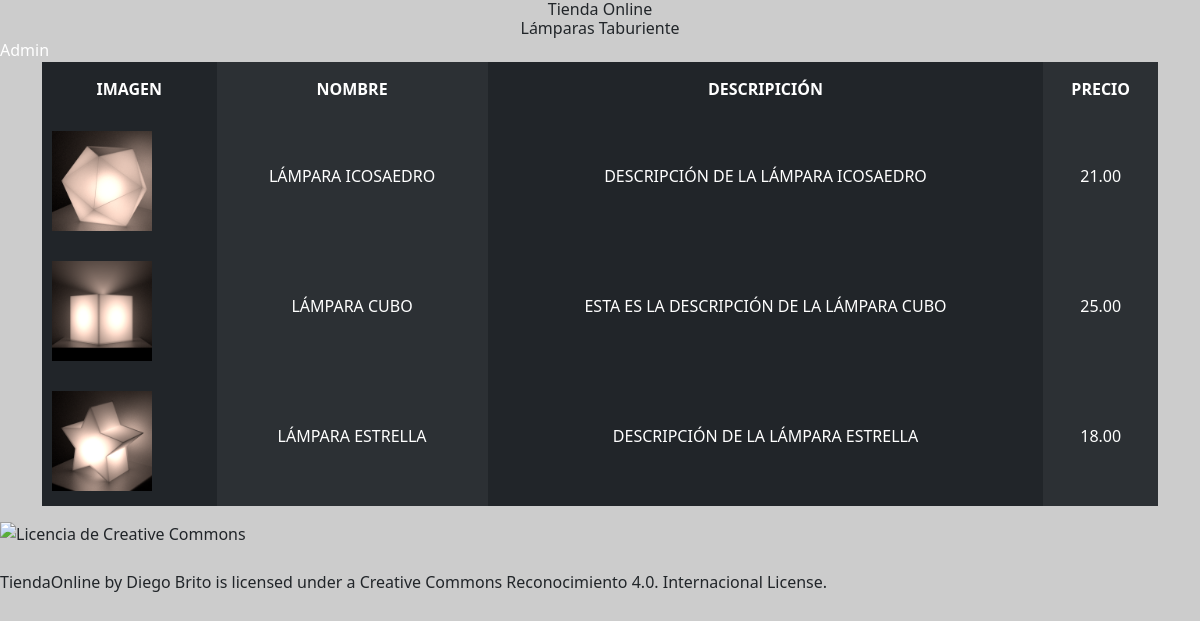
Page /Bloque4/tiendaonline-v1/index.php on the committed database.
### tables this page shows
CREATE TABLE IF NOT EXISTS `imagenesproductos` (
  `id` int(100) NOT NULL AUTO_INCREMENT,
  `idproducto` int(100) DEFAULT NULL,
  `imagen` varchar(255) DEFAULT NULL,
  `titulo` varchar(255) DEFAULT NULL,
  `descripcion` varchar(255) DEFAULT NULL,
  PRIMARY KEY (`id`),
  Foreign Key (`idproducto`) REFERENCES `productos`(`id`)
);

CREATE TABLE IF NOT EXISTS `productos` (
  `id` int(100) NOT NULL AUTO_INCREMENT,
  `nombre` varchar(255) DEFAULT NULL,
  `descripcion` varchar(255) DEFAULT NULL,
  `precio` decimal(30,2) DEFAULT NULL,
  `peso` int(255) DEFAULT NULL,
  `longitud` int(255) DEFAULT NULL,
  `anchura` int(255) DEFAULT NULL,
  `altura` int(255) DEFAULT NULL,
  `existencias` int(255) DEFAULT NULL,
  `activado` tinyint(1) DEFAULT NULL,
  PRIMARY KEY (`id`)
);

### Bloque4/tiendaonline-v1/index.php (the view, shortened to what this page needs)
<?php include 'php/header.inc' ?>
<?php include 'php/connect.inc' ?>
<div class="log">
    <a href="admin/">Admin</a>
</div>
<div class="container-sm justify-content-md-center ">
    <?php
    echo "<table class='table table-dark table-striped-columns table-borderless table-responsive table-hover my-pad text-center' id='productos'>";
    $sql = "SELECT p.id pid, i.id, p.nombre, p.descripcion, p.precio, i.imagen from productos p inner join imagenesproductos i on p.id = i.idproducto where existencias > 0 group by p.id";
    $result = $conn->query($sql);
    echo "<tr><th>Imagen</th><th>Nombre</th><th>Descripición</th><th>Precio</th></tr>";
    $control = 0;
    while ($register = $result->fetch(PDO::FETCH_ASSOC)) {
        echo "<tr id='fila" . $control++ . "'><td><a href = 'product.php?id=" . $register['pid'] . "'><img src=photo/" . $register['imagen'] . " style='width:100px;'></td>
        <td class='py-5'><a href = 'product.php?id=" . $register['pid'] . "'>" . $register['nombre'] . "</td>
        <td class='py-5'><a href = 'product.php?id=" . $register['pid'] . "'>" . $register['descripcion'] . "</td>
        <td class='py-5'><a href = 'product.php?id=" . $register['pid'] . "'>" . $register['precio'] . "</td>
        </tr>";
    }
    echo "</table>";
    ?>
</div>
<?php include 'php/footer.inc' ?>

### Bloque4/tiendaonline-v1/php/header.inc (shortened to what this page needs)
<!DOCTYPE html>
<html lang="en">
<head>
    <link rel="stylesheet" href="css/bootstrap.min.css">
    <link rel="stylesheet" href="css/style.css">
    <link rel="stylesheet" href="https://unpkg.com/tailwindcss@2.2.19/dist/tailwind.min.css"/>
</head>
<body>
    <header>
        <div class="container-sm sticky-top justify-content-sm-center text-center">
            <h1>Tienda Online</h1>
            <h3>Lámparas Taburiente</h3>
        </div>
    </header>

### Bloque4/tiendaonline-v1/php/footer.inc (shortened to what this page needs)
<footer>
    <img alt="Licencia de Creative Commons" style="border-width:0"
        src="https://i.creativecommons.org/l/by/4.0/80x15.png" /></a><br /><span xmlns:dct="http://purl.org/dc/terms/"
        property="dct:title">TiendaOnline</span> by <span xmlns:cc="http://creativecommons.org/ns#"
        property="cc:attributionName">Diego Brito</span> is licensed under a Creative Commons Reconocimiento 4.0.
    Internacional License</a>.
</footer>
</body>
</html>

### Bloque4/tiendaonline-v1/css/style.css (style rules this page uses)
body { background-color: #ccc; }
.my-pad>tbody>tr>td, .my-pad>tbody>tr>th { padding: 15px 10px; text-transform: uppercase; }

### Bloque4/tiendaonline-v1/php/header.inc (style rules this page uses)
a { text-decoration: none; color: white; }

### rows in the picture
imagenesproductos: imagen (picture), idproducto.nombre "LÁMPARA ICOSAEDRO", idproducto.descripcion "DESCRIPCIÓN DE LA LÁMPARA ICOSAEDRO", idproducto.precio "21.00"
imagenesproductos: imagen (picture), idproducto.nombre "LÁMPARA CUBO", idproducto.descripcion "ESTA ES LA DESCRIPCIÓN DE LA LÁMPARA CUBO", idproducto.precio "25.00"
imagenesproductos: imagen (picture), idproducto.nombre "LÁMPARA ESTRELLA", idproducto.descripcion "DESCRIPCIÓN DE LA LÁMPARA ESTRELLA", idproducto.precio "18.00"
